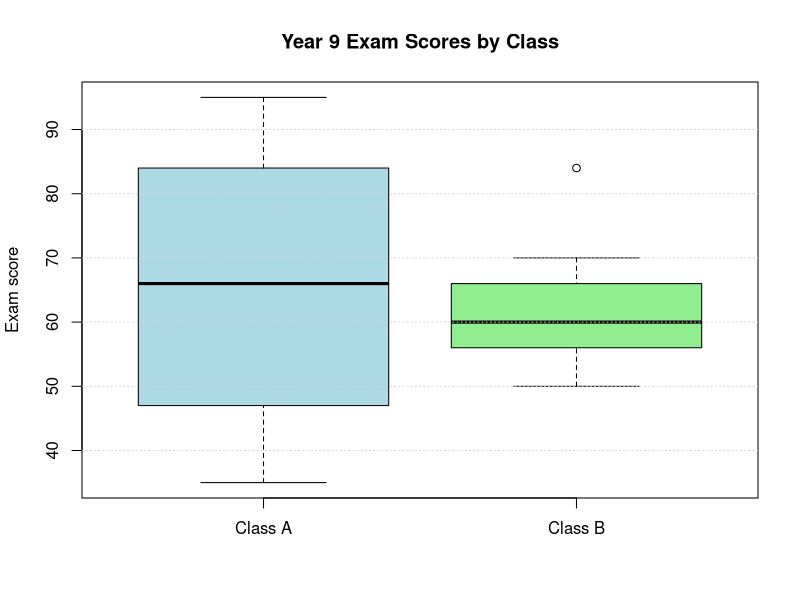

R code for this plot:
# Exercise 3: Compare Class A and Class B exam scores
# The PDF appears to duplicate the score sequences due to formatting.
# The intended values are interpreted as 9 scores per class.
class_A <- c(76, 35, 47, 64, 95, 66, 89, 36, 84)
class_B <- c(51, 56, 84, 60, 59, 70, 63, 66, 50)

summary_stats <- function(x) {
  c(Mean = mean(x), Median = median(x), Range = diff(range(x)),
    Minimum = min(x), Maximum = max(x))
}
cat("Class A statistics:\n"); print(summary_stats(class_A))
cat("\nClass B statistics:\n"); print(summary_stats(class_B))

cat("\nHigher mean:", if (mean(class_A) > mean(class_B)) "Class A" else "Class B", "\n")
cat("Higher median:", if (median(class_A) > median(class_B)) "Class A" else
    if (median(class_A) < median(class_B)) "Class B" else "Tie", "\n")
cat("Larger range:", if (diff(range(class_A)) > diff(range(class_B))) "Class A" else
    if (diff(range(class_A)) < diff(range(class_B))) "Class B" else "Tie", "\n")

boxplot(class_A, class_B, names = c("Class A", "Class B"),
        main = "Year 9 Exam Scores by Class",
        ylab = "Exam score", col = c("lightblue", "lightgreen"))
grid(nx = NA, ny = NULL)
cat("\nInference: compare medians, spread (IQR), whiskers, and any outliers in the plot.\n")
